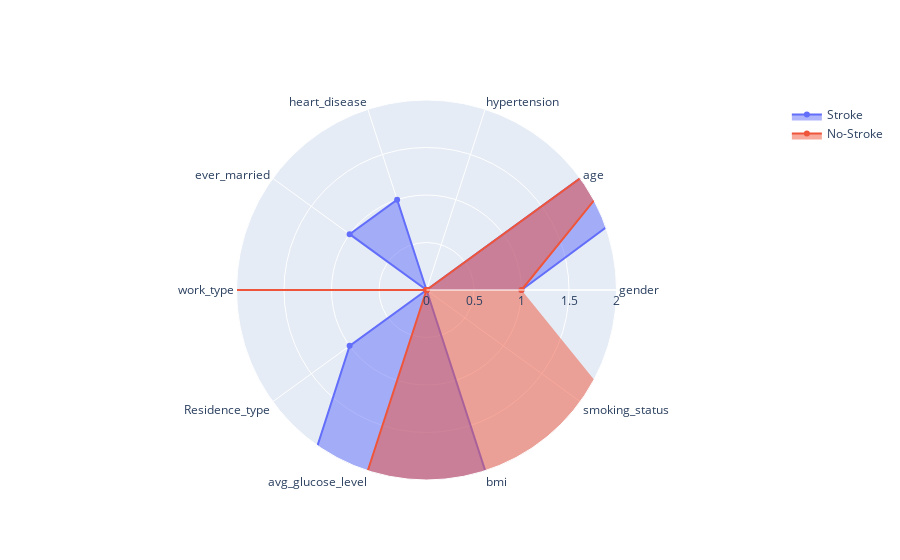

Source (notebook cell):
### Code cell
cat_columns = [cname for cname in data.columns
                        if data[cname].dtype == 'object']

# encoder = preprocessing.LabelEncoder()

# for col in cat_columns:
#     data[col] = encoder.fit_transform(data[col])


strokeDF = data[data['stroke']==1]
nostrokeDF = data[data['stroke']==0]
valuesStroke= strokeDF.drop(['stroke'], axis=1).values.flatten().tolist()
valuesNoStroke=nostrokeDF.drop(['stroke'], axis=1).values.flatten().tolist()

fig = go.Figure()

fig.add_trace(go.Scatterpolar(
      r=valuesStroke,
      theta=['gender', 'age', 'hypertension', 'heart_disease', 'ever_married', 'work_type', 'Residence_type', 'avg_glucose_level', 'bmi', 'smoking_status'],
      fill='toself',
      name='Stroke'
))
fig.add_trace(go.Scatterpolar(
      r=valuesNoStroke,
      theta=['gender', 'age', 'hypertension', 'heart_disease', 'ever_married', 'work_type', 'Residence_type', 'avg_glucose_level', 'bmi', 'smoking_status'],
      fill='toself',
      name='No-Stroke'
))

fig.update_layout(
  polar=dict(
    radialaxis=dict(
      visible=True,
      range=[0, 2]
    )),
  showlegend=True
)

fig.show()

### Figure 1 — Plotly figure (JSON) as saved in the notebook; plotly's stock layout.template omitted (floating-point values rounded to 4 significant figures; data arrays with more than 128 entries replaced by an {"elided": "..."} marker saying what was removed)
{"data": [{"fill": "toself", "name": "Stroke", "r": {"elided": "2490 float values"}, "theta": ["gender", "age", "hypertension", "heart_disease", "ever_married", "work_type", "Residence_type", "avg_glucose_level", "bmi", "smoking_status"], "type": "scatterpolar"}, {"fill": "toself", "name": "No-Stroke", "r": {"elided": "48600 float values"}, "theta": ["gender", "age", "hypertension", "heart_disease", "ever_married", "work_type", "Residence_type", "avg_glucose_level", "bmi", "smoking_status"], "type": "scatterpolar"}], "layout": {"polar": {"radialaxis": {"range": [0, 2], "visible": true}}, "showlegend": true}}
